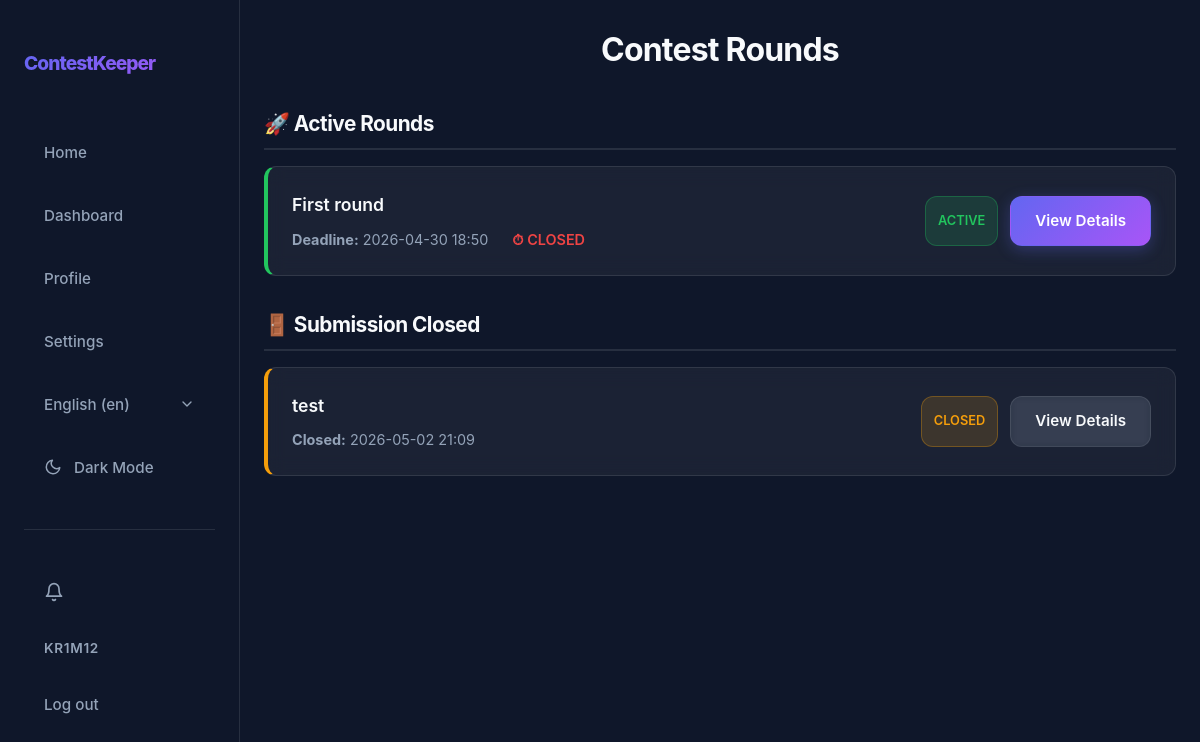
/en/contests/16/rounds/team/ (signed in), run on an earlier commit of the app's database.
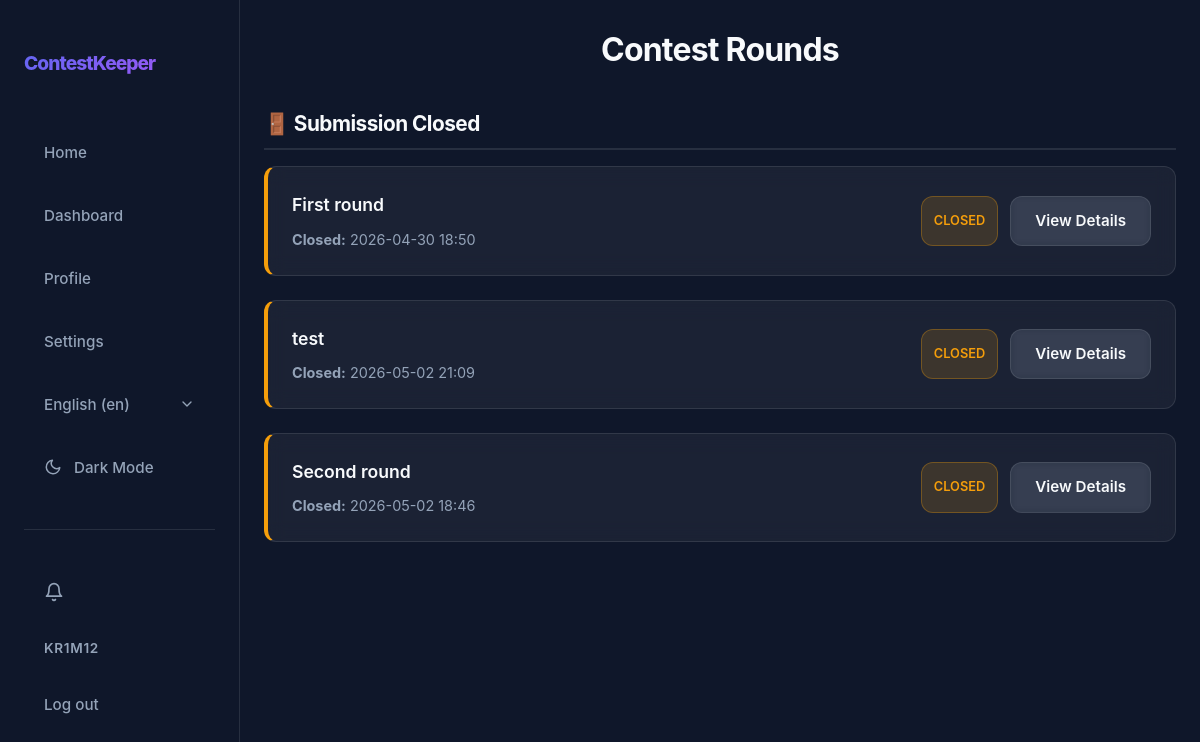
And on a later commit of the database.
### app/models.py (models this page shows, shortened)
class Round(models.Model):
    class Status(models.TextChoices):
        DRAFT = "DRAFT", _("Draft")
        ACTIVE = "ACTIVE", _("Active")
        SUBMISSION_CLOSED = "SUBMISSION_CLOSED", _("Submission Closed")
        EVALUATED = "EVALUATED", _("Evaluated")
    contest = models.ForeignKey(Contest, on_delete=models.CASCADE, related_name="rounds")
    title = models.CharField(max_length=200)
    description = models.TextField()
    tech_requirements = models.TextField()
    must_have = models.JSONField(default=list, help_text="List of required checklist items")
    start_time = models.DateTimeField()
    deadline = models.DateTimeField()
    materials = models.JSONField(default=list, blank=True, null=True, help_text="List of {label, url}")
    status = models.CharField(max_length=20, choices=Status.choices, default=Status.DRAFT)
    order = models.PositiveIntegerField(default=0, help_text="Round number within contest")
    created_by = models.ForeignKey(User, on_delete=models.SET_NULL, null=True, related_name="created_rounds")
    created_at = models.DateTimeField(auto_now_add=True)
    class Meta:
        ordering = ["contest", "order", "created_at"]
        unique_together = ("contest", "order")
    def time_remaining(self):
        from django.utils import timezone
        now = timezone.now()
        if self.deadline <= now:
            return None
        return self.deadline - now

### app/views/views_rounds.py (the view)
# urls.py: path("<int:pk>/rounds/team/",               views.ContestRoundsTeamView.as_view(), name="contest_rounds_team"),
class ContestRoundsTeamView(RedirectToRegisterMixin, TemplateView):
    template_name = "app/contests/contest_rounds_team.html"
    def get_context_data(self, **kwargs):
        contest = get_object_or_404(Contest, pk=self.kwargs["pk"])
        now = timezone.now()
        active_rounds = contest.rounds.filter(status=Round.Status.ACTIVE, start_time__lte=now).order_by("order")
        closed_rounds = contest.rounds.filter(status=Round.Status.SUBMISSION_CLOSED).order_by("order")
        evaluated_rounds = contest.rounds.filter(status=Round.Status.EVALUATED).order_by("order")
        return super().get_context_data(
            contest=contest,
            active_rounds=active_rounds,
            closed_rounds=closed_rounds,
            evaluated_rounds=evaluated_rounds,
        )

### app/context_processors.py (called while the page is built)
def notification_count(request):
    if request.user.is_authenticated:
        return {
            'unread_notification_count': request.user.notifications.filter(is_read=False).count()
        }
    return {'unread_notification_count': 0}

### app/models.py (called while the page is built)
    def is_jury(self):
        return self.role == self.Role.JURY

### app/templates/app/contests/contest_rounds_team.html (shortened to what this page needs)
{% extends 'app/core/base.html' %}
{% load static i18n %}
{% block extra_css %}
<link rel="stylesheet" href="{% static 'css/core/nav.css' %}">
<link rel="stylesheet" href="{% static 'css/contests/contest_rounds_team.css' %}">
{% endblock %}
{% block content %}
        <h1 class="h1-001">{% trans "Contest Rounds" %}</h1>
        {% if active_rounds %}
            <div class="round-section">
                <h2>🚀 {% trans "Active Rounds" %}</h2>
                <div class="rounds-container">
                    {% for round in active_rounds %}
                        <div class="round-card active">
                            <div class="round-info">
                                <div class="round-title">{{ round.title }}</div>
                                <div class="round-meta">
                                    <span><strong>{% trans "Deadline" %}:</strong> {{ round.deadline|date:'Y-m-d H:i' }}</span>
                                    <span>
                                        {% with total_seconds=round.time_remaining %}
                                            {% if total_seconds > 0 %}
                                                <strong class="countdown">⏱ {% trans "Time Left" %}:</strong>
                                                <span id="countdown-{{ round.id }}" data-deadline="{{ round.deadline|date:'c' }}">
                                                    {% trans "Loading..." %}
                                                </span>
                                            {% else %}
                                                <strong class="countdown-danger">⏱ {% trans "CLOSED" %}</strong>
                                            {% endif %}
                                        {% endwith %}
                                    </span>
                                </div>
                            </div>
                            <div class="round-actions">
                                <span class="status-badge status-active">{% trans "ACTIVE" %}</span>
                                <a href="{% url 'round_detail_team' round.contest.pk round.pk %}" class="btn btn-primary">{% trans "View Details" %}</a>
                            </div>
                        </div>
                    {% endfor %}
                </div>
            </div>
        {% endif %}
        {% if closed_rounds %}
            <div class="round-section">
                <h2>🚪 {% trans "Submission Closed" %}</h2>
                <div class="rounds-container">
                    {% for round in closed_rounds %}
                        <div class="round-card closed">
                            <div class="round-info">
                                <div class="round-title">{{ round.title }}</div>
                                <div class="round-meta">
                                    <span><strong>{% trans "Closed" %}:</strong> {{ round.deadline|date:'Y-m-d H:i' }}</span>
                                </div>
                            </div>
                            <div class="round-actions">
                                <span class="status-badge status-closed">{% trans "CLOSED" %}</span>
                                <a href="{% url 'round_detail_team' round.contest.pk round.pk %}" class="btn btn-secondary">{% trans "View Details" %}</a>
                            </div>
                        </div>
                    {% endfor %}
                </div>
            </div>
        {% endif %}
{% endblock %}

What changed in the data, as far as the page shows it:
changed Round "First round": moves from the list under "🚀 Active Rounds" to the list under "🚪 Submission Closed"
added Round: title "Second round", deadline "2026-05-02 18:46", shown under "🚪 Submission Closed"
Also different on the page:
text no longer shown: "🚀 Active Rounds"
